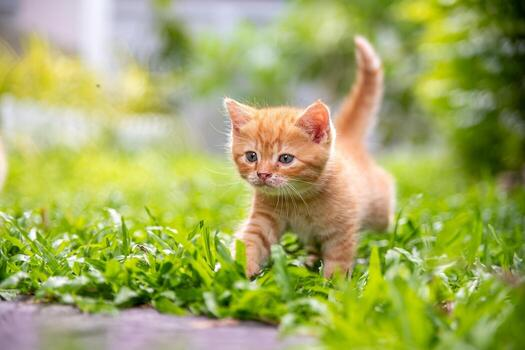
#> input picture Kitten.jpeg, 525 x 350 px
$ jupyter execute Ex.05.ipynb   (older library calls are emulated)
#> lines starting #> are read from the running program, lines starting #| are printed output that depends on the picture
## Ex.05 : Image Smoothing and Sharpening Using OpenCV
**Name: ** Leena Shree M **Register No :** 212225220056 **Slot No :** T2 26OD2199

[cell 1]
import cv2
import numpy as np
import matplotlib.pyplot as plt

[cell 2]
image = cv2.imread("Kitten.jpeg")
#> image is the input picture: shape (350, 525, 3); mean B, G, R 95.7, 169.7, 161.9

[cell 3]
image_rgb = cv2.cvtColor(image, cv2.COLOR_BGR2RGB)

plt.imshow(image_rgb)
plt.title("Original Image")
plt.axis("off")
plt.show()

[cell 4]
averaging = cv2.blur(image_rgb, (5,5))
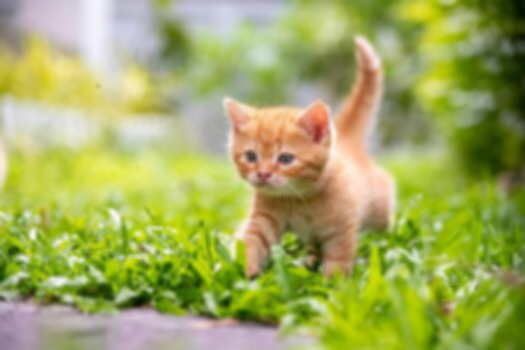
#> averaging: shape (350, 525, 3); mean R, G, B 161.9, 169.7, 95.7

plt.imshow(averaging)
plt.title("Averaging Filter")
plt.axis("off")
plt.show()

[cell 5]
kernel = np.array([[1,2,1],
                   [2,4,2],
                   [1,2,1]], dtype=np.float32) / 16

weighted = cv2.filter2D(image_rgb, -1, kernel)

plt.imshow(weighted)
plt.title("Weighted Averaging Filter")
plt.axis("off")
plt.show()

[cell 6]
gaussian = cv2.GaussianBlur(image_rgb, (5,5), 0)

plt.imshow(gaussian)
plt.title("Gaussian Filter")
plt.axis("off")
plt.show()

[cell 7]
median = cv2.medianBlur(image_rgb, 5)

plt.imshow(median)
plt.title("Median Filter")
plt.axis("off")
plt.show()

[cell 8]
kernel = np.array([[0,-1,0],
                   [-1,5,-1],
                   [0,-1,0]])

sharpen = cv2.filter2D(image_rgb, -1, kernel)
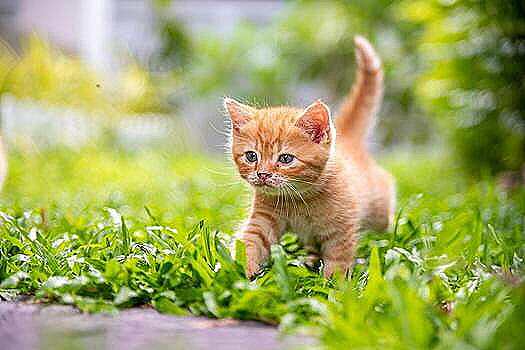
#> sharpen: shape (350, 525, 3); mean R, G, B 161.7, 169.4, 96.8

plt.imshow(sharpen)
plt.title("Laplacian Sharpening")
plt.axis("off")
plt.show()

[cell 9]
gray = cv2.cvtColor(image, cv2.COLOR_BGR2GRAY)
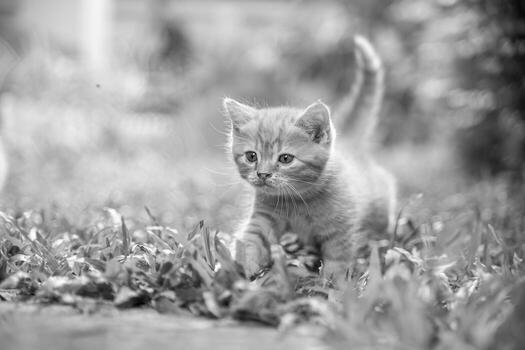
#> gray: shape (350, 525); min 1, max 254, mean 158.9

laplacian = cv2.Laplacian(gray, cv2.CV_64F)
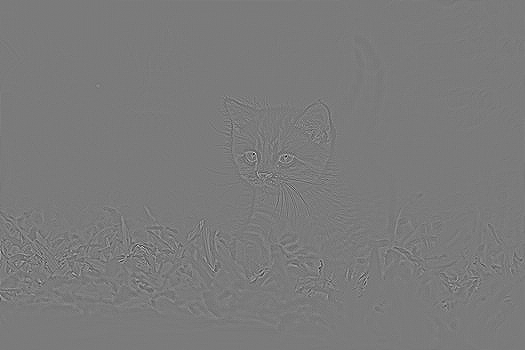
#> laplacian: shape (350, 525) float64; min -350, max 375, mean 0; drawn with min black and max white

laplacian = cv2.convertScaleAbs(laplacian)
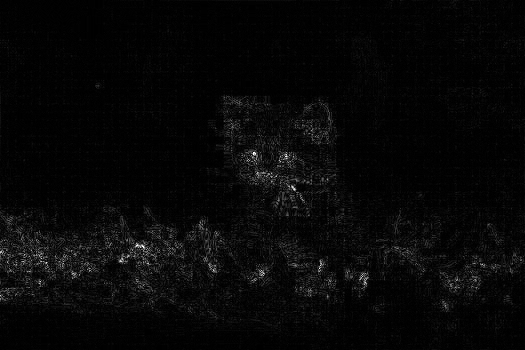
#> laplacian: shape (350, 525); min 0, max 255, mean 7.4

plt.imshow(laplacian, cmap="gray")
plt.title("Laplacian Operator")
plt.axis("off")
plt.show()

[cell 10]
titles = ["Original Image", "Averaging Filter",
          "Weighted Averaging", "Gaussian Filter",
          "Median Filter", "Laplacian Sharpening",
          "Laplacian Operator"]

images = [image_rgb, averaging, weighted,
          gaussian, median, sharpen, laplacian]

plt.figure(figsize=(15,10))

for i in range(7):
    plt.subplot(2,4,i+1)
    plt.imshow(images[i], cmap="gray" if i==6 else None)
    plt.title(titles[i])
    plt.axis("off")

plt.tight_layout()
plt.show()
